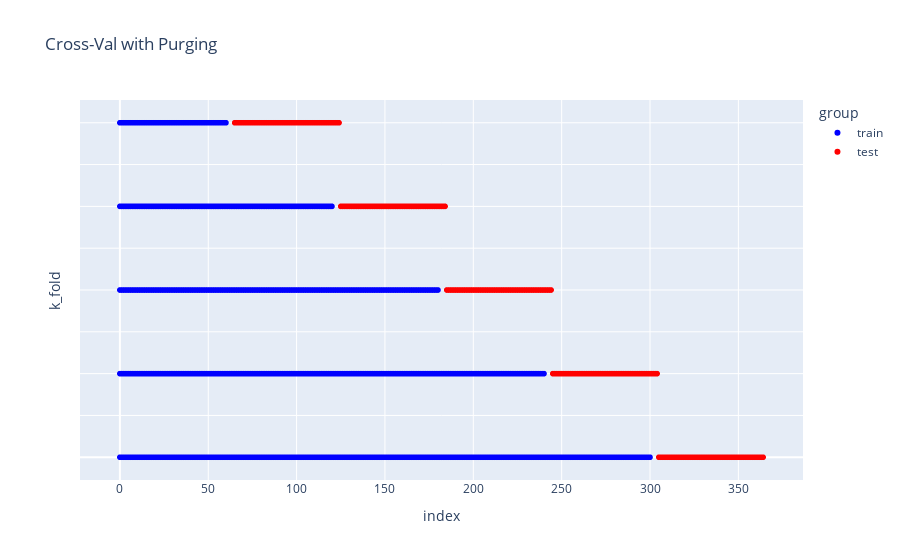

The cell this chart's notebook holds for it:
### Code cell
fig = px.scatter(df_purging, x='index', y='k_fold', color='group',
                 color_discrete_map={'test':'red','train':'blue'}, title="Cross-Val with Purging")

fig.update_layout(yaxis_showticklabels=False)
fig.show()

### Figure 1 — Plotly figure (JSON) as saved in the notebook; plotly's stock layout.template omitted (floating-point values rounded to 4 significant figures; data arrays with more than 128 entries replaced by an {"elided": "..."} marker saying what was removed)
{"data": [{"hovertemplate": "group=train<br>index=%{x}<br>k_fold=%{y}<extra></extra>", "legendgroup": "train", "marker": {"color": "blue", "symbol": "circle"}, "mode": "markers", "name": "train", "showlegend": true, "type": "scattergl", "x": {"elided": "905 int values"}, "xaxis": "x", "y": {"elided": "905 int values"}, "yaxis": "y"}, {"hovertemplate": "group=test<br>index=%{x}<br>k_fold=%{y}<extra></extra>", "legendgroup": "test", "marker": {"color": "red", "symbol": "circle"}, "mode": "markers", "name": "test", "showlegend": true, "type": "scattergl", "x": {"elided": "300 int values"}, "xaxis": "x", "y": {"elided": "300 int values"}, "yaxis": "y"}], "layout": {"legend": {"title": {"text": "group"}, "tracegroupgap": 0}, "title": {"text": "Cross-Val with Purging"}, "xaxis": {"anchor": "y", "domain": [0, 1], "title": {"text": "index"}}, "yaxis": {"anchor": "x", "domain": [0, 1], "showticklabels": false, "title": {"text": "k_fold"}}}}
